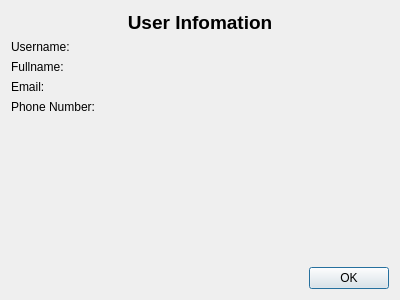
<?xml version="1.0" encoding="UTF-8"?>
<ui version="4.0">
 <class>UserDetailsDialog</class>
 <widget class="QDialog" name="UserDetailsDialog">
  <property name="geometry">
   <rect>
    <x>0</x>
    <y>0</y>
    <width>400</width>
    <height>300</height>
   </rect>
  </property>
  <property name="windowTitle">
   <string>Author Details</string>
  </property>
  <property name="modal">
   <bool>true</bool>
  </property>
  <layout class="QVBoxLayout" name="verticalLayout">
   <item>
    <widget class="QLabel" name="labelDetailName">
     <property name="font">
      <font>
       <pointsize>14</pointsize>
       <bold>true</bold>
      </font>
     </property>
     <property name="text">
      <string>User Infomation</string>
     </property>
     <property name="alignment">
      <set>Qt::AlignmentFlag::AlignCenter</set>
     </property>
    </widget>
   </item>
   <item>
    <layout class="QFormLayout" name="formLayoutDetails">
     <item row="0" column="0">
      <widget class="QLabel" name="lblUsername">
       <property name="text">
        <string>Username:</string>
       </property>
      </widget>
     </item>
     <item row="0" column="1">
      <widget class="QLabel" name="labelDetailUsername">
       <property name="text">
        <string/>
       </property>
      </widget>
     </item>
     <item row="1" column="0">
      <widget class="QLabel" name="lblFullName">
       <property name="text">
        <string>Fullname:</string>
       </property>
      </widget>
     </item>
     <item row="1" column="1">
      <widget class="QLabel" name="labelDetailFullname">
       <property name="text">
        <string/>
       </property>
      </widget>
     </item>
     <item row="2" column="0">
      <widget class="QLabel" name="lblEmail">
       <property name="text">
        <string>Email:</string>
       </property>
      </widget>
     </item>
     <item row="2" column="1">
      <widget class="QLabel" name="labelDetailEmail">
       <property name="text">
        <string/>
       </property>
      </widget>
     </item>
     <item row="3" column="0">
      <widget class="QLabel" name="lblPhoneNumer">
       <property name="text">
        <string>Phone Number:</string>
       </property>
      </widget>
     </item>
     <item row="3" column="1">
      <widget class="QLabel" name="labelDetailPhoneNumber">
       <property name="text">
        <string/>
       </property>
      </widget>
     </item>
    </layout>
   </item>
   <item>
    <spacer name="verticalSpacer">
     <property name="orientation">
      <enum>Qt::Orientation::Vertical</enum>
     </property>
     <property name="sizeHint" stdset="0">
      <size>
       <width>20</width>
       <height>40</height>
      </size>
     </property>
    </spacer>
   </item>
   <item>
    <layout class="QVBoxLayout" name="verticalLayout_3">
     <item>
      <layout class="QHBoxLayout" name="horizontalLayout_2">
       <item>
        <spacer name="horizontalSpacer">
         <property name="orientation">
          <enum>Qt::Orientation::Horizontal</enum>
         </property>
         <property name="sizeHint" stdset="0">
          <size>
           <width>40</width>
           <height>20</height>
          </size>
         </property>
        </spacer>
       </item>
       <item>
        <widget class="QPushButton" name="okBtn">
         <property name="cursor">
          <cursorShape>PointingHandCursor</cursorShape>
         </property>
         <property name="text">
          <string>OK</string>
         </property>
        </widget>
       </item>
      </layout>
     </item>
    </layout>
   </item>
  </layout>
 </widget>
 <resources/>
 <connections/>
</ui>
